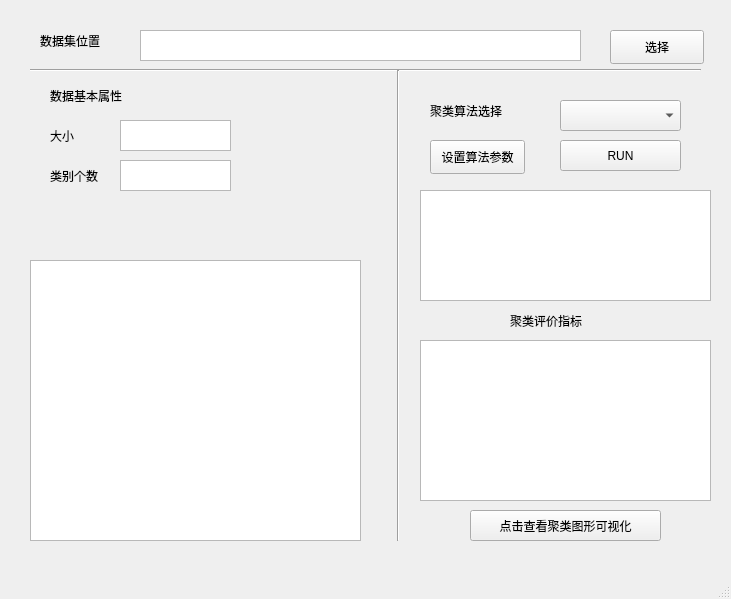
<?xml version="1.0" encoding="UTF-8"?>
<ui version="4.0">
 <class>MainWindow</class>
 <widget class="QMainWindow" name="MainWindow">
  <property name="geometry">
   <rect>
    <x>0</x>
    <y>0</y>
    <width>731</width>
    <height>599</height>
   </rect>
  </property>
  <property name="windowTitle">
   <string>MainWindow</string>
  </property>
  <widget class="QWidget" name="centralwidget">
   <widget class="QLabel" name="label">
    <property name="geometry">
     <rect>
      <x>40</x>
      <y>30</y>
      <width>75</width>
      <height>22</height>
     </rect>
    </property>
    <property name="text">
     <string>数据集位置</string>
    </property>
   </widget>
   <widget class="QPushButton" name="btn_choose_data">
    <property name="geometry">
     <rect>
      <x>610</x>
      <y>30</y>
      <width>94</width>
      <height>34</height>
     </rect>
    </property>
    <property name="text">
     <string>选择</string>
    </property>
   </widget>
   <widget class="QLabel" name="label_2">
    <property name="geometry">
     <rect>
      <x>50</x>
      <y>80</y>
      <width>91</width>
      <height>31</height>
     </rect>
    </property>
    <property name="text">
     <string>数据基本属性</string>
    </property>
   </widget>
   <widget class="QLabel" name="label_3">
    <property name="geometry">
     <rect>
      <x>50</x>
      <y>120</y>
      <width>91</width>
      <height>31</height>
     </rect>
    </property>
    <property name="text">
     <string>大小</string>
    </property>
   </widget>
   <widget class="QLabel" name="label_4">
    <property name="geometry">
     <rect>
      <x>50</x>
      <y>160</y>
      <width>91</width>
      <height>31</height>
     </rect>
    </property>
    <property name="text">
     <string>类别个数</string>
    </property>
   </widget>
   <widget class="QComboBox" name="btn_spin">
    <property name="geometry">
     <rect>
      <x>560</x>
      <y>100</y>
      <width>121</width>
      <height>31</height>
     </rect>
    </property>
   </widget>
   <widget class="QLabel" name="label_6">
    <property name="geometry">
     <rect>
      <x>430</x>
      <y>100</y>
      <width>101</width>
      <height>22</height>
     </rect>
    </property>
    <property name="text">
     <string>聚类算法选择</string>
    </property>
   </widget>
   <widget class="QPushButton" name="btn_set_parameter">
    <property name="geometry">
     <rect>
      <x>430</x>
      <y>140</y>
      <width>95</width>
      <height>34</height>
     </rect>
    </property>
    <property name="text">
     <string>设置算法参数</string>
    </property>
   </widget>
   <widget class="QPushButton" name="btn_run">
    <property name="geometry">
     <rect>
      <x>560</x>
      <y>140</y>
      <width>121</width>
      <height>31</height>
     </rect>
    </property>
    <property name="text">
     <string>RUN</string>
    </property>
   </widget>
   <widget class="Line" name="line">
    <property name="geometry">
     <rect>
      <x>390</x>
      <y>70</y>
      <width>16</width>
      <height>471</height>
     </rect>
    </property>
    <property name="orientation">
     <enum>Qt::Vertical</enum>
    </property>
   </widget>
   <widget class="Line" name="line_2">
    <property name="geometry">
     <rect>
      <x>30</x>
      <y>60</y>
      <width>671</width>
      <height>21</height>
     </rect>
    </property>
    <property name="orientation">
     <enum>Qt::Horizontal</enum>
    </property>
   </widget>
   <widget class="QTextBrowser" name="t_ans">
    <property name="geometry">
     <rect>
      <x>420</x>
      <y>340</y>
      <width>291</width>
      <height>161</height>
     </rect>
    </property>
   </widget>
   <widget class="QTextBrowser" name="tmessage_show">
    <property name="geometry">
     <rect>
      <x>420</x>
      <y>190</y>
      <width>291</width>
      <height>111</height>
     </rect>
    </property>
   </widget>
   <widget class="QGraphicsView" name="graphicsView">
    <property name="geometry">
     <rect>
      <x>30</x>
      <y>260</y>
      <width>331</width>
      <height>281</height>
     </rect>
    </property>
   </widget>
   <widget class="QTextBrowser" name="ldata_shape">
    <property name="geometry">
     <rect>
      <x>120</x>
      <y>120</y>
      <width>111</width>
      <height>31</height>
     </rect>
    </property>
   </widget>
   <widget class="QTextBrowser" name="ldata_class">
    <property name="geometry">
     <rect>
      <x>120</x>
      <y>160</y>
      <width>111</width>
      <height>31</height>
     </rect>
    </property>
   </widget>
   <widget class="QTextBrowser" name="ldata_name">
    <property name="geometry">
     <rect>
      <x>140</x>
      <y>30</y>
      <width>441</width>
      <height>31</height>
     </rect>
    </property>
   </widget>
   <widget class="QPushButton" name="btn_show_image">
    <property name="geometry">
     <rect>
      <x>470</x>
      <y>510</y>
      <width>191</width>
      <height>31</height>
     </rect>
    </property>
    <property name="text">
     <string>点击查看聚类图形可视化</string>
    </property>
   </widget>
   <widget class="QLabel" name="label_7">
    <property name="geometry">
     <rect>
      <x>510</x>
      <y>310</y>
      <width>101</width>
      <height>22</height>
     </rect>
    </property>
    <property name="text">
     <string>聚类评价指标</string>
    </property>
   </widget>
   <zorder>line_2</zorder>
   <zorder>label</zorder>
   <zorder>btn_choose_data</zorder>
   <zorder>label_2</zorder>
   <zorder>label_3</zorder>
   <zorder>label_4</zorder>
   <zorder>btn_spin</zorder>
   <zorder>label_6</zorder>
   <zorder>btn_set_parameter</zorder>
   <zorder>btn_run</zorder>
   <zorder>line</zorder>
   <zorder>t_ans</zorder>
   <zorder>tmessage_show</zorder>
   <zorder>graphicsView</zorder>
   <zorder>ldata_shape</zorder>
   <zorder>ldata_class</zorder>
   <zorder>ldata_name</zorder>
   <zorder>btn_show_image</zorder>
   <zorder>label_7</zorder>
  </widget>
  <widget class="QMenuBar" name="menubar">
   <property name="geometry">
    <rect>
     <x>0</x>
     <y>0</y>
     <width>731</width>
     <height>31</height>
    </rect>
   </property>
  </widget>
  <widget class="QStatusBar" name="statusbar"/>
 </widget>
 <resources/>
 <connections/>
</ui>
